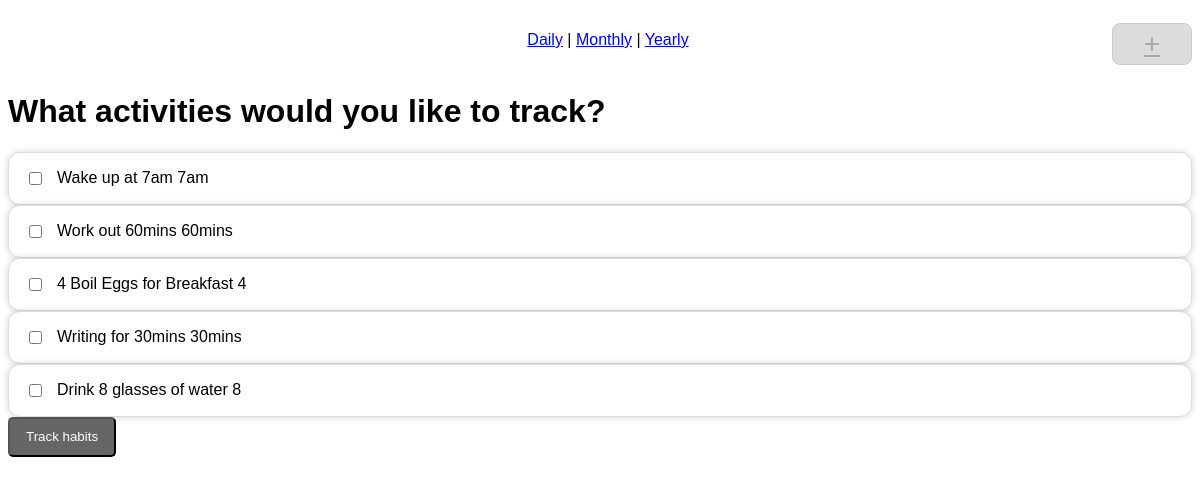
The page / on the database its author committed.
### tables this page shows
CREATE TABLE habits (
                id INTEGER PRIMARY KEY AUTOINCREMENT,
                name TEXT NOT NULL,
                type TEXT NOT NULL,
                value TEXT NOT NULL, 
                description TEXT,
                start_date DATE NOT NULL, 
                frequency TEXT DEFAULT 'daily'
            );

### habitru.py (the view)
@app.route("/")
def welcome():
    conn = get_db_connection()
    habits = conn.execute('SELECT * FROM habits').fetchall()
    conn.close()
    print("Fetched habits:", habits)  # Debug print statement
    return render_template('welcome.html', habits=habits, current_url=request.path)

### habitru.py (called while the page is built)
@app.after_request
def after_request(response):
    response.headers["Cache-Control"] = "no-cache, no-store, must-revalidate"
    response.headers["Expires"] = 0
    response.headers["Pragma"] = "no-cache"
    return response

def get_db_connection():
    conn = sqlite3.connect('habitru.db')
    conn.row_factory = sqlite3.Row
    return conn

### templates/welcome.html
{% extends "layout.html" %}
{% block main %}
    <form action="/daily_view" method="post">
        <div class="container">
            <h1>What activities would you like to track?</h1>
            {% for habit in habits %}
            <div class="habit-item">
                <input type="checkbox" id="habit-{{ habit['id'] }}" name="{{ habit['name'] }}" value="{{ habit['value'] }}"><label for="{{ habit['name'] }}">{{ habit['name'] }} {{habit['value']}}</label><br>
            </div>
            {% endfor %}
            <button type="submit">Track habits</button>
        </div>
    </form>
{% endblock %}

### static/style.css (style rules this page uses)
:root { --standard-width: 380px; }
*, *::before, *::after { box-sizing: border-box; }
html { position: relative; }
body { background-color: #fff; color: #000; font-family: Arial, Helvetica, sans-serif; }
button, .button { display:block; padding: 8px 16px; min-height: 40px; background-color: #666; color: #fff; cursor: pointer; border-radius: 5px; text-decoration-line: none; }
.habit-item { display: flex; gap: 12px; flex-direction: row; min-height: 48px; padding: 16px 16px; border-radius: 12px; transition: opacity 0.2s ease-in, margin-top 0.5s ease-in-out; border: 1px solid #ddd; box-shadow: 0 0 7px rgba(0, 0, 0, 0.17); background-color: #fff; }
.habit-item > * { align-self: center; }

### rows shown on the page
habits: name "Wake up at 7am", value "7am"
habits: name "Work out 60mins", value "60mins"
habits: name "4 Boil Eggs for Breakfast", value "4"
habits: name "Writing for 30mins", value "30mins"
habits: name "Drink 8 glasses of water", value "8"
